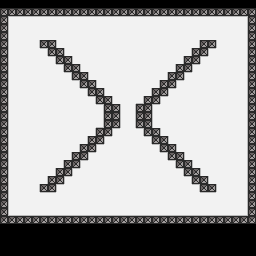

Tiled map render using the project's own tile images. Description and the whole map definition, tile-layer contents included, below:
An orthogonal 32x32 tile map with 8x8 px tiles, 2 tile layers (collision, map).

<map version="1.0" orientation="orthogonal" renderorder="right-down" width="32" height="32" tilewidth="8" tileheight="8" nextobjectid="1">
 <tileset firstgid="1" name="tiles" tilewidth="8" tileheight="8" tilecount="128" columns="32">
  <image source="level8.png" width="256" height="32" />
 </tileset>
 <layer name="collision" width="32" height="32">
  <data encoding="csv">
2,2,2,2,2,2,2,2,2,2,2,2,2,2,2,2,2,2,2,2,2,2,2,2,2,2,2,2,2,2,2,2,
2,2,2,2,2,2,2,2,2,2,2,2,2,2,2,2,2,2,2,2,2,2,2,2,2,2,2,2,2,2,2,2,
2,1,1,1,1,1,1,1,1,1,1,1,1,1,1,1,1,1,1,1,1,1,1,1,1,1,1,1,1,1,1,2,
2,1,1,1,1,1,1,1,1,1,1,1,1,1,1,1,1,1,1,1,1,1,1,1,1,1,1,1,1,1,1,2,
2,1,1,1,1,1,1,1,1,1,1,1,1,1,1,1,1,1,1,1,1,1,1,1,1,1,1,1,1,1,1,2,
2,1,1,1,1,2,2,1,1,1,1,1,1,1,1,1,1,1,1,1,1,1,1,1,1,2,2,1,1,1,1,2,
2,1,1,1,1,1,2,2,1,1,1,1,1,1,1,1,1,1,1,1,1,1,1,1,2,2,1,1,1,1,1,2,
2,1,1,1,1,1,1,2,2,1,1,1,1,1,1,1,1,1,1,1,1,1,1,2,2,1,1,1,1,1,1,2,
2,1,1,1,1,1,1,1,2,2,1,1,1,1,1,1,1,1,1,1,1,1,2,2,1,1,1,1,1,1,1,2,
2,1,1,1,1,1,1,1,1,2,2,1,1,1,1,1,1,1,1,1,1,2,2,1,1,1,1,1,1,1,1,2,
2,1,1,1,1,1,1,1,1,1,2,2,1,1,1,1,1,1,1,1,2,2,1,1,1,1,1,1,1,1,1,2,
2,1,1,1,1,1,1,1,1,1,1,2,2,1,1,1,1,1,1,2,2,1,1,1,1,1,1,1,1,1,1,2,
2,1,1,1,1,1,1,1,1,1,1,1,2,2,1,1,1,1,2,2,1,1,1,1,1,1,1,1,1,1,1,2,
2,1,1,1,1,1,1,1,1,1,1,1,1,2,2,1,1,2,2,1,1,1,1,1,1,1,1,1,1,1,1,2,
2,1,1,1,1,1,1,1,1,1,1,1,1,2,2,1,1,2,2,1,1,1,1,1,1,1,1,1,1,1,1,2,
2,1,1,1,1,1,1,1,1,1,1,1,1,2,2,1,1,2,2,1,1,1,1,1,1,1,1,1,1,1,1,2,
2,1,1,1,1,1,1,1,1,1,1,1,2,2,1,1,1,1,2,2,1,1,1,1,1,1,1,1,1,1,1,2,
2,1,1,1,1,1,1,1,1,1,1,2,2,1,1,1,1,1,1,2,2,1,1,1,1,1,1,1,1,1,1,2,
2,1,1,1,1,1,1,1,1,1,2,2,1,1,1,1,1,1,1,1,2,2,1,1,1,1,1,1,1,1,1,2,
2,1,1,1,1,1,1,1,1,2,2,1,1,1,1,1,1,1,1,1,1,2,2,1,1,1,1,1,1,1,1,2,
2,1,1,1,1,1,1,1,2,2,1,1,1,1,1,1,1,1,1,1,1,1,2,2,1,1,1,1,1,1,1,2,
2,1,1,1,1,1,1,2,2,1,1,1,1,1,1,1,1,1,1,1,1,1,1,2,2,1,1,1,1,1,1,2,
2,1,1,1,1,1,2,2,1,1,1,1,1,1,1,1,1,1,1,1,1,1,1,1,2,2,1,1,1,1,1,2,
2,1,1,1,1,2,2,1,1,1,1,1,1,1,1,1,1,1,1,1,1,1,1,1,1,2,2,1,1,1,1,2,
2,1,1,1,1,1,1,1,1,1,1,1,1,1,1,1,1,1,1,1,1,1,1,1,1,1,1,1,1,1,1,2,
2,1,1,1,1,1,1,1,1,1,1,1,1,1,1,1,1,1,1,1,1,1,1,1,1,1,1,1,1,1,1,2,
2,1,1,1,1,1,1,1,1,1,1,1,1,1,1,1,1,1,1,1,1,1,1,1,1,1,1,1,1,1,1,2,
2,2,2,2,2,2,2,2,2,2,2,2,2,2,2,2,2,2,2,2,2,2,2,2,2,2,2,2,2,2,2,2,
2,2,2,2,2,2,2,2,2,2,2,2,2,2,2,2,2,2,2,2,2,2,2,2,2,2,2,2,2,2,2,2,
2,2,2,2,2,2,2,2,2,2,2,2,2,2,2,2,2,2,2,2,2,2,2,2,2,2,2,2,2,2,2,2,
2,2,2,2,2,2,2,2,2,2,2,2,2,2,2,2,2,2,2,2,2,2,2,2,2,2,2,2,2,2,2,2,
2,2,2,2,2,2,2,2,2,2,2,2,2,2,2,2,2,2,2,2,2,2,2,2,2,2,2,2,2,2,2,2
</data>
 </layer>
 <layer name="map" width="32" height="32">
  <data encoding="csv">
1,1,1,1,1,1,1,1,1,1,1,1,1,1,1,1,1,1,1,1,1,1,1,1,1,1,1,1,1,1,1,1,
2,2,2,2,2,2,2,2,2,2,2,2,2,2,2,2,2,2,2,2,2,2,2,2,2,2,2,2,2,2,2,2,
2,4,9,9,9,9,9,9,9,9,9,9,9,9,9,9,9,9,9,9,9,9,9,9,9,9,9,9,9,9,5,2,
2,11,3,3,3,3,3,3,3,3,3,3,3,3,3,3,3,3,3,3,3,3,3,3,3,3,3,3,3,3,10,2,
2,11,3,3,3,3,3,3,3,3,3,3,3,3,3,3,3,3,3,3,3,3,3,3,3,3,3,3,3,3,10,2,
2,11,3,3,10,2,2,11,3,3,3,3,3,3,3,3,3,3,3,3,3,3,3,3,10,2,2,11,3,3,10,2,
2,11,3,3,3,5,2,2,11,3,3,3,3,3,3,3,3,3,3,3,3,3,3,10,2,2,4,3,3,3,10,2,
2,11,3,3,3,3,5,2,2,11,3,3,3,3,3,3,3,3,3,3,3,3,10,2,2,4,3,3,3,3,10,2,
2,11,3,3,3,3,3,5,2,2,11,3,3,3,3,3,3,3,3,3,3,10,2,2,4,3,3,3,3,3,10,2,
2,11,3,3,3,3,3,3,5,2,2,11,3,3,3,3,3,3,3,3,10,2,2,4,3,3,3,3,3,3,10,2,
2,11,3,3,3,3,3,3,3,5,2,2,11,3,3,3,3,3,3,10,2,2,4,3,3,3,3,3,3,3,10,2,
2,11,3,3,3,3,3,3,3,3,5,2,2,11,3,3,3,3,10,2,2,4,3,3,3,3,3,3,3,3,10,2,
2,11,3,3,3,3,3,3,3,3,3,5,2,2,11,3,3,6,2,2,4,3,3,3,3,3,3,3,3,3,10,2,
2,11,3,3,3,3,3,3,3,3,3,3,5,2,2,11,10,2,2,4,3,3,3,3,3,3,3,3,3,3,10,2,
2,11,3,3,3,3,3,3,3,3,3,3,10,2,2,11,10,2,2,11,3,3,3,3,3,3,3,3,3,3,10,2,
2,11,3,3,3,3,3,3,3,3,3,3,6,2,2,11,10,2,2,11,3,3,3,3,3,3,3,3,3,3,10,2,
2,11,3,3,3,3,3,3,3,3,3,10,2,2,4,3,3,5,2,2,11,3,3,3,3,3,3,3,3,3,10,2,
2,11,3,3,3,3,3,3,3,3,10,2,2,4,3,3,3,3,5,2,2,11,3,3,3,3,3,3,3,3,10,2,
2,11,3,3,3,3,3,3,3,10,2,2,4,3,3,3,3,3,3,5,2,2,11,3,3,3,3,3,3,3,10,2,
2,11,3,3,3,3,3,3,10,2,2,4,3,3,3,3,3,3,3,3,5,2,2,11,3,3,3,3,3,3,10,2,
2,11,3,3,3,3,3,10,2,2,4,3,3,3,3,3,3,3,3,3,3,5,2,2,11,3,3,3,3,3,10,2,
2,11,3,3,3,3,10,2,2,4,3,3,3,3,3,3,3,3,3,3,3,3,5,2,2,11,3,3,3,3,10,2,
2,11,3,3,3,10,2,2,4,3,3,3,3,3,3,3,3,3,3,3,3,3,3,5,2,2,11,3,3,3,10,2,
2,11,3,3,10,2,2,4,3,3,3,3,3,3,3,3,3,3,3,3,3,3,3,3,5,2,2,11,3,3,10,2,
2,11,3,3,3,9,9,3,3,3,3,3,3,3,3,3,3,3,3,3,3,3,3,3,3,9,9,3,3,3,10,2,
2,11,3,3,3,3,3,3,3,3,3,3,3,3,3,3,3,3,3,3,3,3,3,3,3,3,3,3,3,3,10,2,
2,7,8,8,8,8,8,8,8,8,8,8,8,8,8,8,8,8,8,8,8,8,8,8,8,8,8,8,8,8,6,2,
2,2,2,2,2,2,2,2,2,2,2,2,2,2,2,2,2,2,2,2,2,2,2,2,2,2,2,2,2,2,2,2,
1,1,1,1,1,1,1,1,1,1,1,1,1,1,1,1,1,1,1,1,1,1,1,1,1,1,1,1,1,1,1,1,
1,1,1,1,1,1,1,1,1,1,1,1,1,1,1,1,1,1,1,1,1,1,1,1,1,1,1,1,1,1,1,1,
1,1,1,1,1,1,1,1,1,1,1,1,1,1,1,1,1,1,1,1,1,1,1,1,1,1,1,1,1,1,1,1,
1,1,1,1,1,1,1,1,1,1,1,1,1,1,1,1,1,1,1,1,1,1,1,1,1,1,1,1,1,1,1,1
</data>
 </layer>
</map>